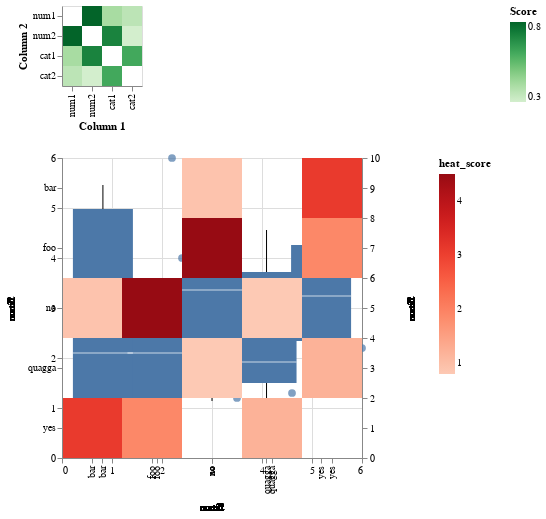

Here is the notebook cell this chart was saved with:
### Code cell
plot_heatmap(df, detailed_df)

### Figure 1 — Vega specification as saved in the notebook (floating-point values rounded to 4 significant figures)
{"$schema": "https://vega.github.io/schema/vega/v5.json", "data": [{"name": "param_1_store"}, {"name": "source_1", "values": [{"Column 1": "num1", "Column 2": "num2", "comparison_type": "num-num", "heat_score": null, "x_data": "1.2", "y_data": "3.5"}, {"Column 1": "num1", "Column 2": "num2", "comparison_type": "num-num", "heat_score": null, "x_data": "4.0", "y_data": "2.4"}, {"Column 1": "num1", "Column 2": "num2", "comparison_type": "num-num", "heat_score": null, "x_data": "2.2", "y_data": "6.0"}, {"Column 1": "num1", "Column 2": "num2", "comparison_type": "num-num", "heat_score": null, "x_data": "1.3", "y_data": "4.6"}, {"Column 1": "num1", "Column 2": "num2", "comparison_type": "num-num", "heat_score": null, "x_data": "4.5", "y_data": "0.5"}, {"Column 1": null, "Column 2": null, "comparison_type": null, "heat_score": null, "x_data": null, "y_data": null}, {"Column 1": "num1", "Column 2": "cat1", "comparison_type": "num-cat", "heat_score": null, "x_data": "foo", "y_data": "1.2"}, {"Column 1": "num1", "Column 2": "cat1", "comparison_type": "num-cat", "heat_score": null, "x_data": "foo", "y_data": "3.8"}, {"Column 1": "num1", "Column 2": "cat1", "comparison_type": "num-cat", "heat_score": null, "x_data": "foo", "y_data": "4.3"}, {"Column 1": "num1", "Column 2": "cat1", "comparison_type": "num-cat", "heat_score": null, "x_data": "bar", "y_data": "8.3"}, {"Column 1": "num1", "Column 2": "cat1", "comparison_type": "num-cat", "heat_score": null, "x_data": "bar", "y_data": "1.9"}, {"Column 1": "num1", "Column 2": "cat1", "comparison_type": "num-cat", "heat_score": null, "x_data": "bar", "y_data": "3.4"}, {"Column 1": "num1", "Column 2": "cat1", "comparison_type": "num-cat", "heat_score": null, "x_data": "quagga", "y_data": "6.2"}, {"Column 1": "num1", "Column 2": "cat1", "comparison_type": "num-cat", "heat_score": null, "x_data": "quagga", "y_data": "3.2"}, {"Column 1": "num1", "Column 2": "cat1", "comparison_type": "num-cat", "heat_score": null, "x_data": "quagga", "y_data": "2.5"}, {"Column 1": null, "Column 2": null, "comparison_type": null, "heat_score": null, "x_data": null, "y_data": null}, {"Column 1": "num1", "Column 2": "cat2", "comparison_type": "num-cat", "heat_score": null, "x_data": "yes", "y_data": "7.1"}, {"Column 1": "num1", "Column 2": "cat2", "comparison_type": "num-cat", "heat_score": null, "x_data": "yes", "y_data": "6.7"}, {"Column 1": "num1", "Column 2": "cat2", "comparison_type": "num-cat", "heat_score": null, "x_data": "yes", "y_data": "3.2"}, {"Column 1": "num1", "Column 2": "cat2", "comparison_type": "num-cat", "heat_score": null, "x_data": "no", "y_data": "8.1"}, {"Column 1": "num1", "Column 2": "cat2", "comparison_type": "num-cat", "heat_score": null, "x_data": "no", "y_data": "1.9"}, {"Column 1": "num1", "Column 2": "cat2", "comparison_type": "num-cat", "heat_score": null, "x_data": "no", "y_data": "2.8"}, {"Column 1": null, "Column 2": null, "comparison_type": null, "heat_score": null, "x_data": null, "y_data": null}, {"Column 1": "num2", "Column 2": "num1", "comparison_type": "num-num", "heat_score": null, "x_data": "3.5", "y_data": "1.2"}, {"Column 1": "num2", "Column 2": "num1", "comparison_type": "num-num", "heat_score": null, "x_data": "2.4", "y_data": "4.0"}, {"Column 1": "num2", "Column 2": "num1", "comparison_type": "num-num", "heat_score": null, "x_data": "6.0", "y_data": "2.2"}, {"Column 1": "num2", "Column 2": "num1", "comparison_type": "num-num", "heat_score": null, "x_data": "4.6", "y_data": "1.3"}, {"Column 1": "num2", "Column 2": "num1", "comparison_type": "num-num", "heat_score": null, "x_data": "0.5", "y_data": "4.5"}, {"Column 1": null, "Column 2": null, "comparison_type": null, "heat_score": null, "x_data": null, "y_data": null}, {"Column 1": "num2", "Column 2": "cat1", "comparison_type": "num-cat", "heat_score": null, "x_data": "foo", "y_data": "4.4"}, {"Column 1": "num2", "Column 2": "cat1", "comparison_type": "num-cat", "heat_score": null, "x_data": "foo", "y_data": "3.2"}, {"Column 1": "num2", "Column 2": "cat1", "comparison_type": "num-cat", "heat_score": null, "x_data": "foo", "y_data": "2.0"}, {"Column 1": "num2", "Column 2": "cat1", "comparison_type": "num-cat", "heat_score": null, "x_data": "bar", "y_data": "3.6"}, {"Column 1": "num2", "Column 2": "cat1", "comparison_type": "num-cat", "heat_score": null, "x_data": "bar", "y_data": "1.4"}, {"Column 1": "num2", "Column 2": "cat1", "comparison_type": "num-cat", "heat_score": null, "x_data": "bar", "y_data": "9.1"}, {"Column 1": "num2", "Column 2": "cat1", "comparison_type": "num-cat", "heat_score": null, "x_data": "quagga", "y_data": "7.6"}, {"Column 1": "num2", "Column 2": "cat1", "comparison_type": "num-cat", "heat_score": null, "x_data": "quagga", "y_data": "3.2"}, {"Column 1": "num2", "Column 2": "cat1", "comparison_type": "num-cat", "heat_score": null, "x_data": "quagga", "y_data": "1.0"}, {"Column 1": null, "Column 2": null, "comparison_type": null, "heat_score": null, "x_data": null, "y_data": null}, {"Column 1": "num2", "Column 2": "cat2", "comparison_type": "num-cat", "heat_score": null, "x_data": "yes", "y_data": "4.1"}, {"Column 1": "num2", "Column 2": "cat2", "comparison_type": "num-cat", "heat_score": null, "x_data": "yes", "y_data": "9.3"}, {"Column 1": "num2", "Column 2": "cat2", "comparison_type": "num-cat", "heat_score": null, "x_data": "yes", "y_data": "3.9"}, {"Column 1": "num2", "Column 2": "cat2", "comparison_type": "num-cat", "heat_score": null, "x_data": "no", "y_data": "7.3"}, {"Column 1": "num2", "Column 2": "cat2", "comparison_type": "num-cat", "heat_score": null, "x_data": "no", "y_data": "4.5"}, {"Column 1": "num2", "Column 2": "cat2", "comparison_type": "num-cat", "heat_score": null, "x_data": "no", "y_data": "6.7"}, {"Column 1": null, "Column 2": null, "comparison_type": null, "heat_score": null, "x_data": null, "y_data": null}, {"Column 1": "cat1", "Column 2": "num1", "comparison_type": "num-cat", "heat_score": null, "x_data": "foo", "y_data": "1.2"}, {"Column 1": "cat1", "Column 2": "num1", "comparison_type": "num-cat", "heat_score": null, "x_data": "foo", "y_data": "3.8"}, {"Column 1": "cat1", "Column 2": "num1", "comparison_type": "num-cat", "heat_score": null, "x_data": "foo", "y_data": "4.3"}, {"Column 1": "cat1", "Column 2": "num1", "comparison_type": "num-cat", "heat_score": null, "x_data": "bar", "y_data": "8.3"}, {"Column 1": "cat1", "Column 2": "num1", "comparison_type": "num-cat", "heat_score": null, "x_data": "bar", "y_data": "1.9"}, {"Column 1": "cat1", "Column 2": "num1", "comparison_type": "num-cat", "heat_score": null, "x_data": "bar", "y_data": "3.4"}, {"Column 1": "cat1", "Column 2": "num1", "comparison_type": "num-cat", "heat_score": null, "x_data": "quagga", "y_data": "6.2"}, {"Column 1": "cat1", "Column 2": "num1", "comparison_type": "num-cat", "heat_score": null, "x_data": "quagga", "y_data": "3.2"}, {"Column 1": "cat1", "Column 2": "num1", "comparison_type": "num-cat", "heat_score": null, "x_data": "quagga", "y_data": "2.5"}, {"Column 1": null, "Column 2": null, "comparison_type": null, "heat_score": null, "x_data": null, "y_data": null}, {"Column 1": "cat1", "Column 2": "num2", "comparison_type": "num-cat", "heat_score": null, "x_data": "foo", "y_data": "4.4"}, {"Column 1": "cat1", "Column 2": "num2", "comparison_type": "num-cat", "heat_score": null, "x_data": "foo", "y_data": "3.2"}, {"Column 1": "cat1", "Column 2": "num2", "comparison_type": "num-cat", "heat_score": null, "x_data": "foo", "y_data": "2.0"}, {"Column 1": "cat1", "Column 2": "num2", "comparison_type": "num-cat", "heat_score": null, "x_data": "bar", "y_data": "3.6"}, {"Column 1": "cat1", "Column 2": "num2", "comparison_type": "num-cat", "heat_score": null, "x_data": "bar", "y_data": "1.4"}, {"Column 1": "cat1", "Column 2": "num2", "comparison_type": "num-cat", "heat_score": null, "x_data": "bar", "y_data": "9.1"}, {"Column 1": "cat1", "Column 2": "num2", "comparison_type": "num-cat", "heat_score": null, "x_data": "quagga", "y_data": "7.6"}, {"Column 1": "cat1", "Column 2": "num2", "comparison_type": "num-cat", "heat_score": null, "x_data": "quagga", "y_data": "3.2"}, {"Column 1": "cat1", "Column 2": "num2", "comparison_type": "num-cat", "heat_score": null, "x_data": "quagga", "y_data": "1.0"}, {"Column 1": null, "Column 2": null, "comparison_type": null, "heat_score": null, "x_data": null, "y_data": null}, {"Column 1": "cat1", "Column 2": "cat2", "comparison_type": "cat-cat", "heat_score": 1.9, "x_data": "foo", "y_data": "yes"}, {"Column 1": "cat1", "Column 2": "cat2", "comparison_type": "cat-cat", "heat_score": 3.1, "x_data": "bar", "y_data": "yes"}, {"Column 1": "cat1", "Column 2": "cat2", "comparison_type": "cat-cat", "heat_score": 1.2, "x_data": "quagga", "y_data": "yes"}, {"Column 1": "cat1", "Column 2": "cat2", "comparison_type": "cat-cat", "heat_score": 4.5, "x_data": "foo", "y_data": "no"}, {"Column 1": "cat1", "Column 2": "cat2", "comparison_type": "cat-cat", "heat_score": 0.9, "x_data": "bar", "y_data": "no"}, {"Column 1": "cat1", "Column 2": "cat2", "comparison_type": "cat-cat", "heat_score": 0.8, "x_data": "quagga", "y_data": "no"}, {"Column 1": null, "Column 2": null, "comparison_type": null, "heat_score": null, "x_data": null, "y_data": null}, {"Column 1": "cat2", "Column 2": "num1", "comparison_type": "num-cat", "heat_score": null, "x_data": "yes", "y_data": "7.1"}, {"Column 1": "cat2", "Column 2": "num1", "comparison_type": "num-cat", "heat_score": null, "x_data": "yes", "y_data": "6.7"}, {"Column 1": "cat2", "Column 2": "num1", "comparison_type": "num-cat", "heat_score": null, "x_data": "yes", "y_data": "3.2"}, {"Column 1": "cat2", "Column 2": "num1", "comparison_type": "num-cat", "heat_score": null, "x_data": "no", "y_data": "8.1"}, {"Column 1": "cat2", "Column 2": "num1", "comparison_type": "num-cat", "heat_score": null, "x_data": "no", "y_data": "1.9"}, {"Column 1": "cat2", "Column 2": "num1", "comparison_type": "num-cat", "heat_score": null, "x_data": "no", "y_data": "2.8"}, {"Column 1": null, "Column 2": null, "comparison_type": null, "heat_score": null, "x_data": null, "y_data": null}, {"Column 1": "cat2", "Column 2": "num2", "comparison_type": "num-cat", "heat_score": null, "x_data": "yes", "y_data": "4.1"}, {"Column 1": "cat2", "Column 2": "num2", "comparison_type": "num-cat", "heat_score": null, "x_data": "yes", "y_data": "9.3"}, {"Column 1": "cat2", "Column 2": "num2", "comparison_type": "num-cat", "heat_score": null, "x_data": "yes", "y_data": "3.9"}, {"Column 1": "cat2", "Column 2": "num2", "comparison_type": "num-cat", "heat_score": null, "x_data": "no", "y_data": "7.3"}, {"Column 1": "cat2", "Column 2": "num2", "comparison_type": "num-cat", "heat_score": null, "x_data": "no", "y_data": "4.5"}, {"Column 1": "cat2", "Column 2": "num2", "comparison_type": "num-cat", "heat_score": null, "x_data": "no", "y_data": "6.7"}, {"Column 1": null, "Column 2": null, "comparison_type": null, "heat_score": null, "x_data": null, "y_data": null}, {"Column 1": "cat2", "Column 2": "cat1", "comparison_type": "cat-cat", "heat_score": 1.9, "x_data": "yes", "y_data": "foo"}, {"Column 1": "cat2", "Column 2": "cat1", "comparison_type": "cat-cat", "heat_score": 4.5, "x_data": "no", "y_data": "foo"}, {"Column 1": "cat2", "Column 2": "cat1", "comparison_type": "cat-cat", "heat_score": 3.1, "x_data": "yes", "y_data": "bar"}, {"Column 1": "cat2", "Column 2": "cat1", "comparison_type": "cat-cat", "heat_score": 0.9, "x_data": "no", "y_data": "bar"}, {"Column 1": "cat2", "Column 2": "cat1", "comparison_type": "cat-cat", "heat_score": 1.2, "x_data": "yes", "y_data": "quagga"}, {"Column 1": "cat2", "Column 2": "cat1", "comparison_type": "cat-cat", "heat_score": 0.8, "x_data": "no", "y_data": "quagga"}]}, {"name": "source_0"}, {"name": "data_0", "values": [{"Column 1": "num1", "Column 2": "num2", "Score": 0.75}, {"Column 1": "num1", "Column 2": "cat1", "Score": 0.42}, {"Column 1": "num1", "Column 2": "cat2", "Score": 0.38}, {"Column 1": "num2", "Column 2": "num1", "Score": 0.75}, {"Column 1": "num2", "Column 2": "cat1", "Score": 0.68}, {"Column 1": "num2", "Column 2": "cat2", "Score": 0.33}, {"Column 1": "cat1", "Column 2": "num1", "Score": 0.42}, {"Column 1": "cat1", "Column 2": "num2", "Score": 0.68}, {"Column 1": "cat1", "Column 2": "cat2", "Score": 0.59}, {"Column 1": "cat2", "Column 2": "num1", "Score": 0.38}, {"Column 1": "cat2", "Column 2": "num2", "Score": 0.33}, {"Column 1": "cat2", "Column 2": "cat1", "Score": 0.59}]}, {"name": "data_1", "source": "source_1", "transform": [{"type": "filter", "expr": "(!length(data(\"param_1_store\")) || vlSelectionTest(\"param_1_store\", datum)) && ((datum.comparison_type === 'num-num'))"}, {"type": "project", "fields": ["Column 1", "Column 2", "x_data", "y_data"]}]}, {"name": "data_2", "source": "data_1", "transform": [{"type": "filter", "expr": "isValid(datum[\"x_data\"]) && isFinite(+datum[\"x_data\"]) && isValid(datum[\"y_data\"]) && isFinite(+datum[\"y_data\"])"}, {"type": "project", "fields": ["x_data", "y_data"]}]}, {"name": "data_3", "source": "source_1", "transform": [{"type": "filter", "expr": "(!length(data(\"param_1_store\")) || vlSelectionTest(\"param_1_store\", datum)) && ((datum.comparison_type === 'num-cat'))"}, {"type": "project", "fields": ["Column 1", "Column 2", "x_data", "y_data"]}]}, {"name": "data_5", "source": "data_3", "transform": [{"type": "joinaggregate", "groupby": ["x_data"], "fields": ["y_data", "y_data"], "ops": ["q1", "q3"], "as": ["lower_box_y_data", "upper_box_y_data"]}, {"type": "project", "fields": ["lower_box_y_data", "upper_box_y_data", "x_data", "y_data"]}]}, {"name": "data_6", "source": "data_5", "transform": [{"type": "filter", "expr": "(datum[\"y_data\"] < datum[\"lower_box_y_data\"] - 1.5 * (datum[\"upper_box_y_data\"] - datum[\"lower_box_y_data\"])) || (datum[\"y_data\"] > datum[\"upper_box_y_data\"] + 1.5 * (datum[\"upper_box_y_data\"] - datum[\"lower_box_y_data\"]))"}, {"type": "filter", "expr": "isValid(datum[\"y_data\"]) && isFinite(+datum[\"y_data\"])"}, {"type": "project", "fields": ["x_data", "y_data"]}]}, {"name": "data_7", "source": "data_5", "transform": [{"type": "filter", "expr": "(datum[\"lower_box_y_data\"] - 1.5 * (datum[\"upper_box_y_data\"] - datum[\"lower_box_y_data\"]) <= datum[\"y_data\"]) && (datum[\"y_data\"] <= datum[\"upper_box_y_data\"] + 1.5 * (datum[\"upper_box_y_data\"] - datum[\"lower_box_y_data\"]))"}, {"type": "aggregate", "groupby": ["x_data"], "fields": ["y_data", "y_data", "lower_box_y_data", "upper_box_y_data"], "ops": ["min", "max", "min", "max"], "as": ["lower_whisker_y_data", "upper_whisker_y_data", "lower_box_y_data", "upper_box_y_data"]}, {"type": "project", "fields": ["lower_box_y_data", "lower_whisker_y_data", "upper_box_y_data", "upper_whisker_y_data", "x_data"]}]}, {"name": "data_8", "source": "data_7", "transform": [{"type": "filter", "expr": "isValid(datum[\"lower_whisker_y_data\"]) && isFinite(+datum[\"lower_whisker_y_data\"])"}, {"type": "project", "fields": ["lower_box_y_data", "lower_whisker_y_data", "upper_whisker_y_data", "x_data"]}]}, {"name": "data_9", "source": "data_7", "transform": [{"type": "filter", "expr": "isValid(datum[\"upper_box_y_data\"]) && isFinite(+datum[\"upper_box_y_data\"])"}, {"type": "project", "fields": ["lower_whisker_y_data", "upper_box_y_data", "upper_whisker_y_data", "x_data"]}]}, {"name": "data_10", "source": "data_3", "transform": [{"type": "aggregate", "groupby": ["x_data"], "fields": ["y_data", "y_data", "y_data", "y_data", "y_data"], "ops": ["q1", "q3", "median", "min", "max"], "as": ["lower_box_y_data", "upper_box_y_data", "mid_box_y_data", "min_y_data", "max_y_data"]}, {"type": "project", "fields": ["lower_box_y_data", "max_y_data", "mid_box_y_data", "min_y_data", "upper_box_y_data", "x_data"]}]}, {"name": "data_11", "source": "data_10", "transform": [{"type": "filter", "expr": "isValid(datum[\"lower_box_y_data\"]) && isFinite(+datum[\"lower_box_y_data\"])"}, {"type": "project", "fields": ["lower_box_y_data", "max_y_data", "mid_box_y_data", "min_y_data", "upper_box_y_data", "x_data"]}]}, {"name": "data_12", "source": "data_10", "transform": [{"type": "filter", "expr": "isValid(datum[\"mid_box_y_data\"]) && isFinite(+datum[\"mid_box_y_data\"])"}, {"type": "project", "fields": ["lower_box_y_data", "max_y_data", "mid_box_y_data", "min_y_data", "upper_box_y_data", "x_data"]}]}, {"name": "data_13", "source": "source_1", "transform": [{"type": "filter", "expr": "(!length(data(\"param_1_store\")) || vlSelectionTest(\"param_1_store\", datum)) && ((datum.comparison_type === 'cat-cat'))"}, {"type": "project", "fields": ["Column 1", "Column 2", "heat_score", "x_data", "y_data"]}]}, {"name": "data_14", "source": "data_13", "transform": [{"type": "filter", "expr": "isValid(datum[\"heat_score\"]) && isFinite(+datum[\"heat_score\"])"}, {"type": "project", "fields": ["heat_score", "x_data", "y_data"]}]}, {"name": "data_0_color_domain_Score", "values": [{"min": 0.33, "max": 0.75}]}, {"name": "source_0_view_1_x_domain_Column 1", "values": [{"Column 1": "num1", "sort_field": 0.0}, {"Column 1": "num2", "sort_field": 1.0}, {"Column 1": "cat1", "sort_field": 2.0}, {"Column 1": "cat2", "sort_field": 3.0}]}, {"name": "source_0_view_1_y_domain_Column 2", "values": [{"Column 2": "num1", "sort_field": 0.0}, {"Column 2": "num2", "sort_field": 1.0}, {"Column 2": "cat1", "sort_field": 2.0}, {"Column 2": "cat2", "sort_field": 3.0}]}, {"name": "data_2_concat_1_layer_0_x_domain_x_data", "source": "data_2", "transform": [{"type": "formula", "expr": "+datum['x_data']", "as": "x_data"}, {"type": "aggregate", "groupby": [], "fields": ["x_data", "x_data"], "ops": ["min", "max"], "as": ["min", "max"]}]}, {"name": "data_2_concat_1_layer_0_y_domain_y_data", "source": "data_2", "transform": [{"type": "formula", "expr": "+datum['y_data']", "as": "y_data"}, {"type": "aggregate", "groupby": [], "fields": ["y_data", "y_data"], "ops": ["min", "max"], "as": ["min", "max"]}]}, {"name": "data_6_concat_1_layer_1_x_domain_x_data_0", "source": "data_6", "transform": [{"type": "aggregate", "groupby": ["x_data"], "fields": [], "ops": [], "as": []}, {"type": "formula", "expr": "datum['x_data']", "as": "sort_field"}, {"type": "project", "fields": ["x_data"]}]}, {"name": "data_8_concat_1_layer_1_x_domain_x_data_1", "source": "data_8", "transform": [{"type": "aggregate", "groupby": ["x_data"], "fields": [], "ops": [], "as": []}, {"type": "formula", "expr": "datum['x_data']", "as": "sort_field"}, {"type": "project", "fields": ["x_data"]}]}, {"name": "data_9_concat_1_layer_1_x_domain_x_data_2", "source": "data_9", "transform": [{"type": "aggregate", "groupby": ["x_data"], "fields": [], "ops": [], "as": []}, {"type": "formula", "expr": "datum['x_data']", "as": "sort_field"}, {"type": "project", "fields": ["x_data"]}]}, {"name": "data_11_concat_1_layer_1_x_domain_x_data_3", "source": "data_11", "transform": [{"type": "aggregate", "groupby": ["x_data"], "fields": [], "ops": [], "as": []}, {"type": "formula", "expr": "datum['x_data']", "as": "sort_field"}, {"type": "project", "fields": ["x_data"]}]}, {"name": "data_12_concat_1_layer_1_x_domain_x_data_4", "source": "data_12", "transform": [{"type": "aggregate", "groupby": ["x_data"], "fields": [], "ops": [], "as": []}, {"type": "formula", "expr": "datum['x_data']", "as": "sort_field"}, {"type": "project", "fields": ["x_data"]}]}, {"name": "data_14_concat_1_layer_2_x_domain_x_data", "source": "data_14", "transform": [{"type": "aggregate", "groupby": ["x_data"], "fields": [], "ops": [], "as": []}, {"type": "formula", "expr": "datum['x_data']", "as": "sort_field"}, {"type": "project", "fields": ["x_data"]}]}, {"name": "data_14_concat_1_layer_2_y_domain_y_data", "source": "data_14", "transform": [{"type": "aggregate", "groupby": ["y_data"], "fields": [], "ops": [], "as": []}, {"type": "formula", "expr": "datum['y_data']", "as": "sort_field"}, {"type": "project", "fields": ["y_data"]}]}, {"name": "data_14_concat_1_layer_2_color_domain_heat_score", "source": "data_14", "transform": [{"type": "formula", "expr": "+datum['heat_score']", "as": "heat_score"}, {"type": "aggregate", "groupby": [], "fields": ["heat_score", "heat_score"], "ops": ["min", "max"], "as": ["min", "max"]}]}], "signals": [{"name": "view_1_x_step", "value": 20}, {"name": "view_1_width", "update": "bandspace(domain('view_1_x').length, 0, 0) * view_1_x_step"}, {"name": "view_1_y_step", "value": 20}, {"name": "view_1_height", "update": "bandspace(domain('view_1_y').length, 0, 0) * view_1_y_step"}, {"name": "concat_1_width", "value": 300}, {"name": "concat_1_height", "value": 300}, {"name": "unit", "value": {}, "on": [{"events": "pointermove", "update": "isTuple(group()) ? group() : unit"}]}, {"name": "param_1", "update": "vlSelectionResolve(\"param_1_store\", \"union\", true, true)"}], "marks": [{"type": "group", "name": "view_1_group", "encode": {"update": {"height": {"signal": "view_1_height"}, "width": {"signal": "view_1_width"}}}, "signals": [{"name": "param_1_tuple", "on": [{"events": [{"source": "scope", "type": "click"}], "update": "datum && item().mark.marktype !== 'group' && indexof(item().mark.role, 'legend') < 0 ? {unit: \"view_1\", fields: param_1_tuple_fields, values: [(item().isVoronoi ? datum.datum : datum)[\"Column 1\"], (item().isVoronoi ? datum.datum : datum)[\"Column 2\"]]} : null", "force": true}, {"events": [{"source": "view", "type": "dblclick"}], "update": "null"}]}, {"name": "param_1_tuple_fields", "value": [{"type": "E", "field": "Column 1"}, {"type": "E", "field": "Column 2"}]}, {"name": "param_1_toggle", "value": false, "on": [{"events": [{"source": "scope", "type": "click"}], "update": "event.shiftKey"}, {"events": [{"source": "view", "type": "dblclick"}], "update": "false"}]}, {"name": "param_1_modify", "on": [{"events": {"signal": "param_1_tuple"}, "update": "modify(\"param_1_store\", param_1_toggle ? null : param_1_tuple, param_1_toggle ? null : true, param_1_toggle ? param_1_tuple : null)"}]}], "marks": [{"type": "rect", "name": "view_1_marks", "from": {"data": "data_0"}, "encode": {"update": {"width": {"signal": "max(0.25, bandwidth('view_1_x'))"}, "height": {"signal": "max(0.25, bandwidth('view_1_y'))"}, "tooltip": {"signal": "{\"Column 1\": isValid(datum[\"Column 1\"]) ? datum[\"Column 1\"] : \"\"+datum[\"Column 1\"], \"Column 2\": isValid(datum[\"Column 2\"]) ? datum[\"Column 2\"] : \"\"+datum[\"Column 2\"], \"Score\": format(datum[\"Score\"], \"\")}"}, "x": {"field": "Column 1", "scale": "view_1_x"}, "y": {"field": "Column 2", "scale": "view_1_y"}, "fill": {"field": "Score", "scale": "color"}}}, "interactive": true, "style": ["rect"]}], "axes": [{"scale": "view_1_x", "labelAngle": 270, "orient": "bottom", "labelBaseline": "middle", "grid": false, "zindex": 1, "title": "Column 1", "labelAlign": "right"}, {"scale": "view_1_y", "grid": false, "title": "Column 2", "orient": "left", "zindex": 1}], "style": "cell"}, {"type": "group", "name": "concat_1_group", "encode": {"update": {"width": {"signal": "concat_1_width"}, "height": {"signal": "concat_1_height"}}}, "marks": [{"type": "symbol", "name": "concat_1_layer_0_layer_0_marks", "from": {"data": "data_2"}, "encode": {"update": {"fill": {"value": "#4c78a8"}, "opacity": {"value": 0.7}, "tooltip": {"signal": "{\"x_data\": format(datum[\"x_data\"], \"\"), \"y_data\": format(datum[\"y_data\"], \"\")}"}, "size": {"value": 60}, "x": {"field": "x_data", "scale": "concat_1_layer_0_x"}, "y": {"field": "y_data", "scale": "concat_1_layer_0_y"}, "shape": {"value": "circle"}}}, "interactive": true, "style": ["circle"]}, {"type": "text", "name": "concat_1_layer_0_layer_1_marks", "from": {"data": "data_1"}, "encode": {"update": {"baseline": {"value": "middle"}, "fill": {"value": "black"}, "x": {"signal": "concat_1_width", "mult": 0.5}, "y": {"value": 350}, "align": {"value": "center"}, "text": {"signal": "isValid(datum[\"Column 1\"]) ? datum[\"Column 1\"] : \"\"+datum[\"Column 1\"]"}}}, "interactive": false, "style": ["text"]}, {"type": "text", "name": "concat_1_layer_0_layer_2_marks", "from": {"data": "data_1"}, "encode": {"update": {"align": {"value": "center"}, "angle": {"value": 270}, "text": {"signal": "isValid(datum[\"Column 2\"]) ? datum[\"Column 2\"] : \"\"+datum[\"Column 2\"]"}, "y": {"signal": "concat_1_height", "mult": 0.5}, "baseline": {"value": "middle"}, "fill": {"value": "black"}, "x": {"value": -50}}}, "interactive": false, "style": ["text"]}, {"type": "symbol", "name": "concat_1_layer_1_layer_0_layer_0_layer_0_marks", "from": {"data": "data_6"}, "encode": {"update": {"fill": {"value": "transparent"}, "opacity": {"value": 0.7}, "stroke": {"value": "#4c78a8"}, "tooltip": {"signal": "{\"x_data\": isValid(datum[\"x_data\"]) ? datum[\"x_data\"] : \"\"+datum[\"x_data\"], \"y_data\": format(datum[\"y_data\"], \"\")}"}, "y": {"field": "y_data", "scale": "concat_1_layer_1_y"}, "x": {"field": "x_data", "scale": "concat_1_layer_1_x", "band": 0.5}}}, "style": ["point", "boxplot-outliers"], "interactive": true}, {"type": "rule", "name": "concat_1_layer_1_layer_0_layer_0_layer_1_layer_0_marks", "from": {"data": "data_8"}, "encode": {"update": {"x": {"field": "x_data", "scale": "concat_1_layer_1_x", "band": 0.5}, "y2": {"field": "lower_box_y_data", "scale": "concat_1_layer_1_y"}, "stroke": {"value": "black"}, "tooltip": {"signal": "{\"Upper Whisker of null\": format(datum[\"upper_whisker_y_data\"], \"\"), \"Lower Whisker of null\": format(datum[\"lower_whisker_y_data\"], \"\"), \"x_data\": isValid(datum[\"x_data\"]) ? datum[\"x_data\"] : \"\"+datum[\"x_data\"]}"}, "y": {"field": "lower_whisker_y_data", "scale": "concat_1_layer_1_y"}}}, "interactive": true, "style": ["rule", "boxplot-rule"], "aria": false}, {"type": "rule", "name": "concat_1_layer_1_layer_0_layer_0_layer_1_layer_1_marks", "from": {"data": "data_9"}, "encode": {"update": {"stroke": {"value": "black"}, "x": {"field": "x_data", "scale": "concat_1_layer_1_x", "band": 0.5}, "y2": {"field": "upper_whisker_y_data", "scale": "concat_1_layer_1_y"}, "tooltip": {"signal": "{\"Upper Whisker of null\": format(datum[\"upper_whisker_y_data\"], \"\"), \"Lower Whisker of null\": format(datum[\"lower_whisker_y_data\"], \"\"), \"x_data\": isValid(datum[\"x_data\"]) ? datum[\"x_data\"] : \"\"+datum[\"x_data\"]}"}, "y": {"field": "upper_box_y_data", "scale": "concat_1_layer_1_y"}}}, "aria": false, "style": ["rule", "boxplot-rule"], "interactive": true}, {"type": "rect", "name": "concat_1_layer_1_layer_0_layer_1_layer_0_marks", "from": {"data": "data_11"}, "encode": {"update": {"tooltip": {"signal": "{\"Max of null\": format(datum[\"max_y_data\"], \"\"), \"Q3 of null\": format(datum[\"upper_box_y_data\"], \"\"), \"Median of null\": format(datum[\"mid_box_y_data\"], \"\"), \"Q1 of null\": format(datum[\"lower_box_y_data\"], \"\"), \"Min of null\": format(datum[\"min_y_data\"], \"\"), \"x_data\": isValid(datum[\"x_data\"]) ? datum[\"x_data\"] : \"\"+datum[\"x_data\"]}"}, "width": {"value": 60}, "xc": {"field": "x_data", "scale": "concat_1_layer_1_x", "band": 0.5}, "y2": {"field": "upper_box_y_data", "scale": "concat_1_layer_1_y"}, "fill": {"value": "#4c78a8"}, "y": {"field": "lower_box_y_data", "scale": "concat_1_layer_1_y"}}}, "style": ["bar", "boxplot-box"], "interactive": true}, {"type": "rect", "name": "concat_1_layer_1_layer_0_layer_1_layer_1_marks", "from": {"data": "data_12"}, "encode": {"update": {"height": {"value": 1}, "xc": {"field": "x_data", "scale": "concat_1_layer_1_x", "band": 0.5}, "yc": {"field": "mid_box_y_data", "scale": "concat_1_layer_1_y"}, "width": {"value": 60}, "fill": [{"value": "#4c78a8", "test": "datum['lower_box_y_data'] >= datum['upper_box_y_data']"}, {"value": "white"}], "tooltip": {"signal": "{\"Max of null\": format(datum[\"max_y_data\"], \"\"), \"Q3 of null\": format(datum[\"upper_box_y_data\"], \"\"), \"Median of null\": format(datum[\"mid_box_y_data\"], \"\"), \"Q1 of null\": format(datum[\"lower_box_y_data\"], \"\"), \"Min of null\": format(datum[\"min_y_data\"], \"\"), \"x_data\": isValid(datum[\"x_data\"]) ? datum[\"x_data\"] : \"\"+datum[\"x_data\"]}"}, "opacity": {"value": 0.7}}}, "interactive": true, "style": ["tick", "boxplot-median"], "aria": false}, {"type": "text", "name": "concat_1_layer_1_layer_1_marks", "from": {"data": "data_3"}, "encode": {"update": {"text": {"signal": "isValid(datum[\"Column 1\"]) ? datum[\"Column 1\"] : \"\"+datum[\"Column 1\"]"}, "fill": {"value": "black"}, "x": {"signal": "concat_1_width", "mult": 0.5}, "baseline": {"value": "middle"}, "y": {"value": 350}, "align": {"value": "center"}}}, "interactive": false, "style": ["text"]}, {"type": "text", "name": "concat_1_layer_1_layer_2_marks", "from": {"data": "data_3"}, "encode": {"update": {"text": {"signal": "isValid(datum[\"Column 2\"]) ? datum[\"Column 2\"] : \"\"+datum[\"Column 2\"]"}, "align": {"value": "center"}, "x": {"value": 350}, "baseline": {"value": "middle"}, "fill": {"value": "black"}, "y": {"signal": "concat_1_height", "mult": 0.5}, "angle": {"value": 270}}}, "interactive": false, "style": ["text"]}, {"type": "rect", "name": "concat_1_layer_2_layer_0_marks", "from": {"data": "data_14"}, "encode": {"update": {"tooltip": {"signal": "{\"x_data\": isValid(datum[\"x_data\"]) ? datum[\"x_data\"] : \"\"+datum[\"x_data\"], \"y_data\": isValid(datum[\"y_data\"]) ? datum[\"y_data\"] : \"\"+datum[\"y_data\"], \"heat_score\": format(datum[\"heat_score\"], \"\")}"}, "x": {"field": "x_data", "scale": "concat_1_layer_2_x"}, "width": {"signal": "max(0.25, bandwidth('concat_1_layer_2_x'))"}, "fill": {"field": "heat_score", "scale": "concat_1_layer_2_color"}, "height": {"signal": "max(0.25, bandwidth('concat_1_layer_2_y'))"}, "y": {"field": "y_data", "scale": "concat_1_layer_2_y"}}}, "interactive": true, "style": ["rect"]}, {"type": "text", "name": "concat_1_layer_2_layer_1_marks", "from": {"data": "data_13"}, "encode": {"update": {"align": {"value": "center"}, "y": {"value": 350}, "text": {"signal": "isValid(datum[\"Column 1\"]) ? datum[\"Column 1\"] : \"\"+datum[\"Column 1\"]"}, "x": {"signal": "concat_1_width", "mult": 0.5}, "baseline": {"value": "middle"}, "fill": {"value": "black"}}}, "style": ["text"], "interactive": false}, {"type": "text", "name": "concat_1_layer_2_layer_2_marks", "from": {"data": "data_13"}, "encode": {"update": {"text": {"signal": "isValid(datum[\"Column 2\"]) ? datum[\"Column 2\"] : \"\"+datum[\"Column 2\"]"}, "baseline": {"value": "middle"}, "align": {"value": "center"}, "x": {"value": -50}, "y": {"signal": "concat_1_height", "mult": 0.5}, "fill": {"value": "black"}, "angle": {"value": 270}}}, "style": ["text"], "interactive": false}], "axes": [{"scale": "concat_1_layer_0_x", "gridScale": "concat_1_layer_0_y", "zindex": 0, "domain": false, "orient": "bottom", "tickCount": {"signal": "ceil(concat_1_width/40)"}, "maxExtent": 0, "aria": false, "minExtent": 0, "labels": false, "grid": true, "ticks": false}, {"scale": "concat_1_layer_0_y", "orient": "left", "ticks": false, "maxExtent": 0, "aria": false, "tickCount": {"signal": "ceil(concat_1_height/40)"}, "minExtent": 0, "gridScale": "concat_1_layer_0_x", "domain": false, "labels": false, "grid": true, "zindex": 0}, {"scale": "concat_1_layer_0_x", "tickCount": {"signal": "ceil(concat_1_width/40)"}, "orient": "bottom", "grid": false, "zindex": 0, "labelFlush": true, "labelOverlap": true}, {"scale": "concat_1_layer_1_x", "orient": "bottom", "labelAngle": 270, "labelAlign": "right", "grid": false, "labelBaseline": "middle", "zindex": 0}, {"scale": "concat_1_layer_2_x", "labelBaseline": "middle", "zindex": 1, "labelAlign": "right", "grid": false, "orient": "bottom", "labelAngle": 270}, {"scale": "concat_1_layer_0_y", "tickCount": {"signal": "ceil(concat_1_height/40)"}, "grid": false, "orient": "left", "zindex": 0, "labelOverlap": true}, {"scale": "concat_1_layer_1_y", "orient": "right", "grid": false, "labelOverlap": true, "tickCount": {"signal": "ceil(concat_1_height/40)"}, "zindex": 0}, {"scale": "concat_1_layer_2_y", "grid": false, "zindex": 1, "orient": "left"}], "style": ["cell", "view"], "legends": [{"offset": 60, "fill": "concat_1_layer_2_color", "gradientLength": {"signal": "clamp(concat_1_height, 64, 200)"}, "title": "heat_score"}]}], "scales": [{"name": "color", "type": "linear", "domain": [{"signal": "(data(\"data_0_color_domain_Score\")[0] || {}).min"}, {"signal": "(data(\"data_0_color_domain_Score\")[0] || {}).max"}], "range": {"scheme": "greens"}, "interpolate": "hcl", "zero": false}, {"name": "view_1_x", "type": "band", "domain": {"data": "source_0_view_1_x_domain_Column 1", "field": "Column 1", "sort": {"op": "max", "field": "sort_field"}}, "range": {"step": {"signal": "view_1_x_step"}}, "paddingInner": 0, "paddingOuter": 0}, {"name": "view_1_y", "type": "band", "domain": {"data": "source_0_view_1_y_domain_Column 2", "field": "Column 2", "sort": {"op": "max", "field": "sort_field"}}, "range": {"step": {"signal": "view_1_y_step"}}, "paddingInner": 0, "paddingOuter": 0}, {"name": "concat_1_layer_0_x", "type": "linear", "domain": [{"signal": "(data(\"data_2_concat_1_layer_0_x_domain_x_data\")[0] || {}).min"}, {"signal": "(data(\"data_2_concat_1_layer_0_x_domain_x_data\")[0] || {}).max"}], "range": [0, {"signal": "concat_1_width"}], "zero": true, "nice": true}, {"name": "concat_1_layer_0_y", "type": "linear", "domain": [{"signal": "(data(\"data_2_concat_1_layer_0_y_domain_y_data\")[0] || {}).min"}, {"signal": "(data(\"data_2_concat_1_layer_0_y_domain_y_data\")[0] || {}).max"}], "range": [{"signal": "concat_1_height"}, 0], "nice": true, "zero": true}, {"name": "concat_1_layer_1_x", "type": "band", "domain": {"fields": [{"data": "data_6_concat_1_layer_1_x_domain_x_data_0", "field": "x_data"}, {"data": "data_8_concat_1_layer_1_x_domain_x_data_1", "field": "x_data"}, {"data": "data_9_concat_1_layer_1_x_domain_x_data_2", "field": "x_data"}, {"data": "data_11_concat_1_layer_1_x_domain_x_data_3", "field": "x_data"}, {"data": "data_12_concat_1_layer_1_x_domain_x_data_4", "field": "x_data"}], "sort": true}, "range": [0, {"signal": "concat_1_width"}], "padding": 0.5}, {"name": "concat_1_layer_1_y", "type": "linear", "domain": {"fields": [{"data": "data_6", "field": "y_data"}, {"data": "data_8", "field": "lower_whisker_y_data"}, {"data": "data_8", "field": "lower_box_y_data"}, {"data": "data_9", "field": "upper_box_y_data"}, {"data": "data_9", "field": "upper_whisker_y_data"}, {"data": "data_11", "field": "lower_box_y_data"}, {"data": "data_11", "field": "upper_box_y_data"}, {"data": "data_12", "field": "mid_box_y_data"}]}, "range": [{"signal": "concat_1_height"}, 0], "nice": true, "zero": true}, {"name": "concat_1_layer_2_x", "type": "band", "domain": {"data": "data_14_concat_1_layer_2_x_domain_x_data", "field": "x_data", "sort": true}, "range": [0, {"signal": "concat_1_width"}], "paddingInner": 0, "paddingOuter": 0}, {"name": "concat_1_layer_2_y", "type": "band", "domain": {"data": "data_14_concat_1_layer_2_y_domain_y_data", "field": "y_data", "sort": true}, "range": [0, {"signal": "concat_1_height"}], "paddingOuter": 0, "paddingInner": 0}, {"name": "concat_1_layer_2_color", "type": "linear", "domain": [{"signal": "(data(\"data_14_concat_1_layer_2_color_domain_heat_score\")[0] || {}).min"}, {"signal": "(data(\"data_14_concat_1_layer_2_color_domain_heat_score\")[0] || {}).max"}], "range": {"scheme": "reds"}, "interpolate": "hcl", "zero": false}], "legends": [{"fill": "color", "gradientLength": {"signal": "clamp(view_1_height, 64, 200)"}, "title": "Score"}], "padding": 5, "background": "white", "layout": {"padding": 20, "columns": 1, "bounds": "full", "align": "each"}}
